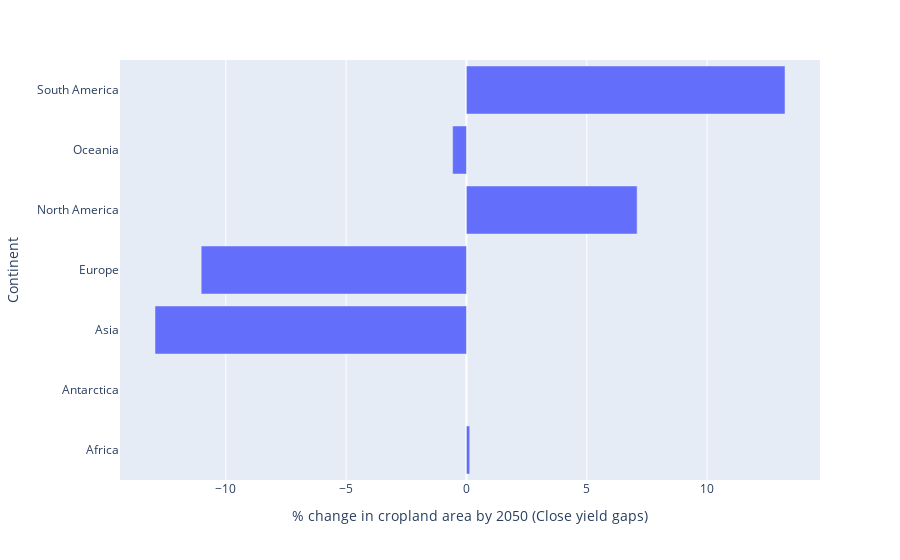

Notebook source saved alongside this figure:
### Markdown cell above
Williams et al. (2020) also looked at other options for meeting demand for food which reduce the need for cropland expansion. Among the options they looked at were changing diets to a less meat intensive diet (the EAT-Lancet diet) and halving food waste. 

Let's make bar plots to compare the effect of closing yield gaps, adopting healthy diets, or halving food waster on cropland expansion.

Note how there is still a large increase in cropland area in Africa under scenarios of adopting healthy diets and halving food waste. Also note how different solutions might be appropriate on different continents.

**Can you edit the below bar plots to use a consistent range of values on the x-axis to aid comparison?**

### Code cell
px.bar(
    williams_2020_continents, 
    x="yields_change_pct", 
    y="Continent", 
    labels = {
        "yields_change_pct": "% change in cropland area by 2050 (Close yield gaps)"
    }
)

### Figure 1 — Plotly figure (JSON) as saved in the notebook; plotly's stock layout.template omitted (floating-point values rounded to 4 significant figures)
{"data": [{"alignmentgroup": "True", "hovertemplate": "% change in cropland area by 2050 (Close yield gaps)=%{x}<br>Continent=%{y}<extra></extra>", "legendgroup": "", "marker": {"color": "#636efa", "pattern": {"shape": ""}}, "name": "", "offsetgroup": "", "orientation": "h", "showlegend": false, "textposition": "auto", "type": "bar", "x": [0.1373, null, -12.94, -11.02, 7.091, -0.574, 13.24], "xaxis": "x", "y": ["Africa", "Antarctica", "Asia", "Europe", "North America", "Oceania", "South America"], "yaxis": "y"}], "layout": {"autosize": true, "barmode": "relative", "legend": {"tracegroupgap": 0}, "margin": {"t": 60}, "xaxis": {"anchor": "y", "autorange": true, "domain": [0, 1], "range": [-14.4, 14.69], "title": {"text": "% change in cropland area by 2050 (Close yield gaps)"}, "type": "linear"}, "yaxis": {"anchor": "x", "autorange": true, "domain": [0, 1], "range": [-0.5, 6.5], "title": {"text": "Continent"}, "type": "category"}}}
